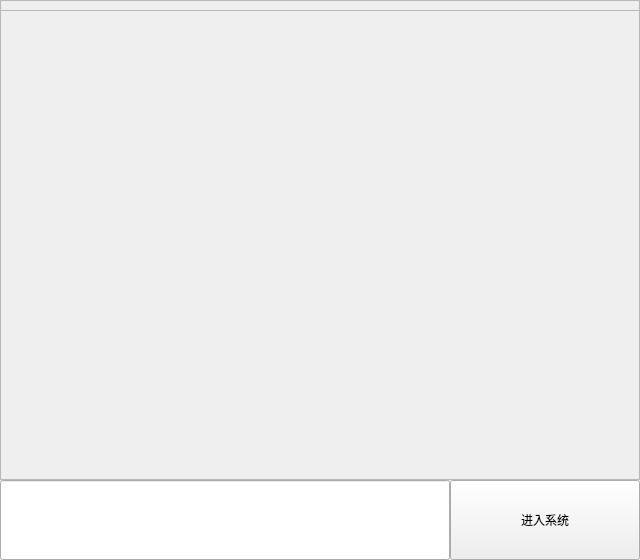
<?xml version="1.0" encoding="UTF-8"?>
<ui version="4.0">
 <class>home</class>
 <widget class="QMainWindow" name="home">
  <property name="geometry">
   <rect>
    <x>0</x>
    <y>0</y>
    <width>640</width>
    <height>560</height>
   </rect>
  </property>
  <property name="windowTitle">
   <string>MainWindow</string>
  </property>
  <widget class="QWidget" name="centralwidget">
   <widget class="QFrame" name="frame">
    <property name="geometry">
     <rect>
      <x>0</x>
      <y>0</y>
      <width>640</width>
      <height>480</height>
     </rect>
    </property>
    <property name="frameShape">
     <enum>QFrame::StyledPanel</enum>
    </property>
    <property name="frameShadow">
     <enum>QFrame::Raised</enum>
    </property>
    <widget class="QLabel" name="label">
     <property name="geometry">
      <rect>
       <x>0</x>
       <y>0</y>
       <width>641</width>
       <height>481</height>
      </rect>
     </property>
     <property name="text">
      <string/>
     </property>
     <property name="pixmap">
      <pixmap>../data/img/lock.jpg</pixmap>
     </property>
    </widget>
    <widget class="QFrame" name="frame_2">
     <property name="geometry">
      <rect>
       <x>0</x>
       <y>10</y>
       <width>641</width>
       <height>481</height>
      </rect>
     </property>
     <property name="frameShape">
      <enum>QFrame::StyledPanel</enum>
     </property>
     <property name="frameShadow">
      <enum>QFrame::Raised</enum>
     </property>
    </widget>
    <zorder>frame_2</zorder>
    <zorder>label</zorder>
   </widget>
   <widget class="QPushButton" name="pushButton">
    <property name="geometry">
     <rect>
      <x>450</x>
      <y>480</y>
      <width>190</width>
      <height>80</height>
     </rect>
    </property>
    <property name="text">
     <string>进入系统</string>
    </property>
   </widget>
   <widget class="QLineEdit" name="lineEdit_pass">
    <property name="geometry">
     <rect>
      <x>0</x>
      <y>480</y>
      <width>450</width>
      <height>80</height>
     </rect>
    </property>
   </widget>
  </widget>
 </widget>
 <resources/>
 <connections/>
</ui>
